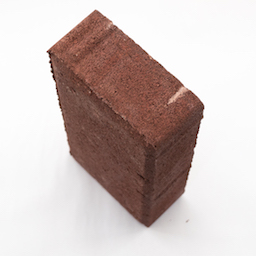
#> input picture Assignment3/rkoirala_easy.jpg, 256 x 256 px
$ python A3IMGEasy.py
#> lines starting #> are read from the running program, lines starting #| are printed output that depends on the picture
import cv2
import matplotlib.pyplot as plt
import numpy as np

img = cv2.imread('rkoirala_easy.jpg')
#> img is the input picture: shape (256, 256, 3); mean B, G, R 188.6, 191.6, 205.1
img = cv2.cvtColor(img, cv2.COLOR_BGR2RGB)

identity = np.array(([0.0, 0.0, 0.0], [0.0, 1.0, 0.0], [0.0, 0.0, 0.0]), np.float32)
edgeDetection = np.array(([-1.0, -1.0, -1.0],
                          [-1.0, 8.0, -1.0],
                          [-1.0, -1.0, -1.0]), np.float32)

gb = np.ones((5, 5), np.float32)/25

outputI = cv2.filter2D(img, -1, identity)
outputED = cv2.filter2D(img, -1, edgeDetection)
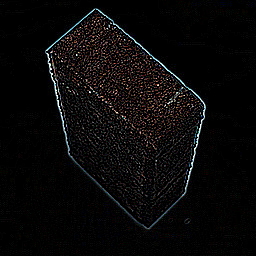
#> outputED: shape (256, 256, 3); mean R, G, B 10.2, 9.2, 9.1
outputGB = outputED = cv2.filter2D(img, -1, gb)
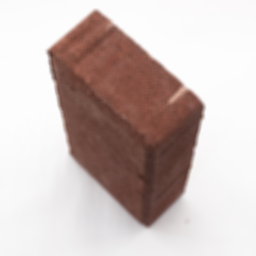
#> outputGB: shape (256, 256, 3); mean R, G, B 205.1, 191.6, 188.6

plt.subplot(2, 2, 1)
plt.imshow(img)
plt.title("Original Image")

plt.subplot(2, 2, 2)
plt.imshow(outputI)
plt.title("Identity Image")

plt.subplot(2, 2, 3)
plt.imshow(outputED)
plt.title("Edge Detection Image")

plt.subplot(2, 2, 4)
plt.imshow(outputGB)
plt.title("Gaussian Blur(5x5) Image")

plt.show()
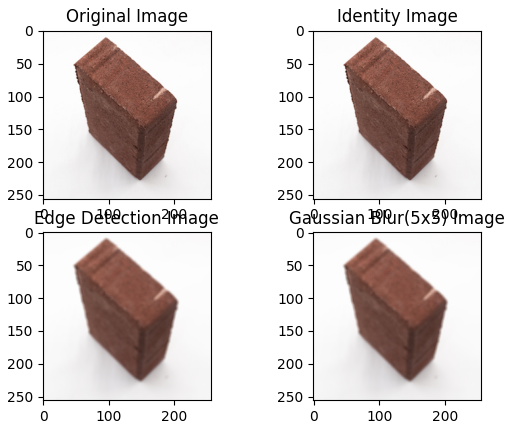
#> figure drawn by matplotlib, 4 panels
